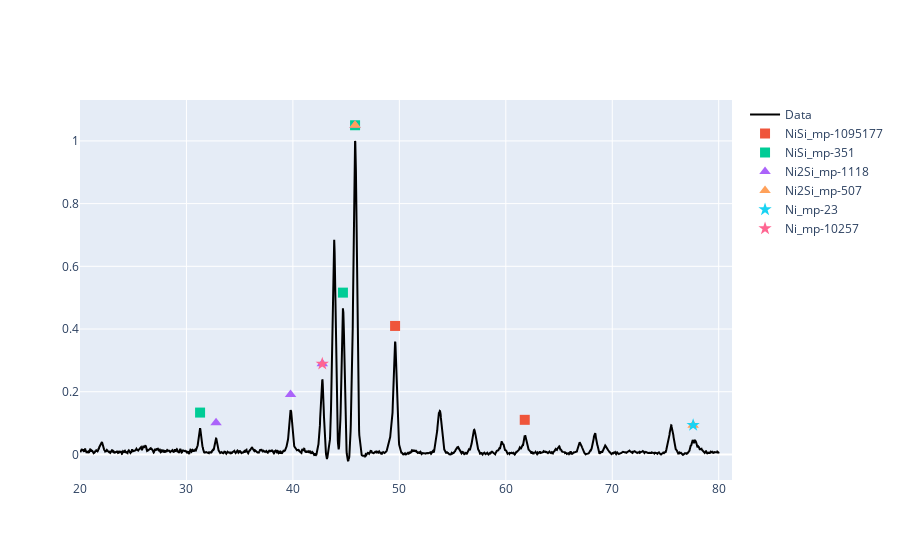

Source (notebook cell):
### Markdown cell above
|Phase|material_id|shape|  |   |   |   |   |   |  |  |  |  |  |
|---|---|---|---|---|---|---|---|---|---|---|---|---|---|
|$NiSi_2$|mp-2291   | Cubic | 28.68  |  47.72 | 56.63  | 69.78  | 77.12 |  |  |  |  |  |  |
|$NiSi$|mp-1095177  | Cubic | 27.77  |  34.46 | 40.00  | 44.97  | 49.54 | 61.74 | 65.48 | 69.12 | 76.15 | 79.58 |  |
|$NiSi$|mp-351      | Ortho | 31.33 | 34.87 | 35.97 | 44.53 | 46.01 | 47.57 | 52.35 | 56 | 76.29 | 79.6 |  |
|$Ni_2Si$|mp-1118   | Ortho | 27.25 | 32.85 | 39.87 | 42.83 | 44.12 | 45.94 | 49.25 | 54.07 | 68.86 | 76.14 | 78.78 |
|$NiSi_2$|mp-507    | hex   | 32.28 | 45.72 | 46.88 | 67.57 | 77.62 |  |  |  |  |  |  |
|$Ni$   |mp-23      | Cubic | 45.15 | 52.63 | 77.65 |  |  |  |  |  |  |  |  |
|$Ni$   |mp-10257   | hex   | 42.61 | 44.45 | 48.36 | 63.27 | 77.99 |  |  |  |  |  |  |

### Code cell
reference_phases = [
    {"phase": "NiSi2", "id": "mp-2291", "peaks": [28.68, 47.72, 56.63, 69.78, 77.12]},
    {"phase": "NiSi", "id": "mp-1095177", "peaks": [27.77, 34.46, 40.00, 44.97, 49.54, 61.74, 65.48, 69.12, 76.15, 79.58]},
    {"phase": "NiSi", "id": "mp-351", "peaks": [31.33, 34.87, 35.97, 44.53, 46.01, 47.57, 52.35, 56, 76.29, 79.6]},
    {"phase": "Ni2Si", "id": "mp-1118", "peaks": [27.25, 32.85, 39.87, 42.83, 44.12, 45.94, 49.25, 54.07, 68.86, 76.14, 78.78]},
    {"phase": "Ni2Si", "id": "mp-507", "peaks": [32.28, 45.72, 46.88, 67.57, 77.62]},
    {"phase": "Ni", "id": "mp-23", "peaks": [45.15, 52.63, 77.65]},
    {"phase": "Ni", "id": "mp-10257", "peaks": [42.61, 44.45, 48.36, 63.27, 77.99]},
]

# Your experimental peaks found via find_peaks
exp_peaks = data['Angle'].iloc[peaks].values 

tolerance = 0.2  # Degrees 2-theta
results = {}

for ref in reference_phases:
    matched_angles = []
    for p_ref in ref['peaks']:
        # Find if any experimental peak is within the tolerance of the reference peak
        diff = np.abs(exp_peaks - p_ref)
        if np.any(diff <= tolerance):
            # Get the actual experimental angle that matched
            best_match = exp_peaks[np.argmin(diff)]
            matched_angles.append(best_match)
    
    results[f"{ref['phase']}_{ref['id']}"] = matched_angles

print(results)

fig = go.Figure()

# Plot the raw data
fig.add_trace(go.Scatter(x=data['Angle'], y=data['intensity_norm'], name='Data', line=dict(color='black')))

# Define marker styles
styles = {'NiSi2': 'circle', 'NiSi': 'square', 'Ni2Si': 'triangle-up', 'Ni': 'star'}

for label, matched_peaks in results.items():
    if not matched_peaks: continue
    
    phase_name = label.split('_')[0]
    
    # Filter intensities for these specific matched peaks
    # We find the index in the original 'data' where the angle matches our matched_peaks
    y_vals = data.set_index('Angle').loc[matched_peaks]['intensity_norm']
    
    fig.add_trace(go.Scatter(
        x=matched_peaks,
        y=y_vals + 0.05, # Offset for visibility
        mode='markers',
        marker=dict(symbol=styles.get(phase_name, 'cross'), size=10),
        name=label
    ))

fig.show()

### Figure 1 — Plotly figure (JSON) as saved in the notebook; plotly's stock layout.template omitted (floating-point values rounded to 4 significant figures; data arrays with more than 128 entries replaced by an {"elided": "..."} marker saying what was removed)
{"data": [{"line": {"color": "black"}, "name": "Data", "type": "scatter", "x": {"elided": "3001 float values"}, "y": {"elided": "3001 float values"}}, {"marker": {"size": 10, "symbol": "square"}, "mode": "markers", "name": "NiSi_mp-1095177", "type": "scatter", "x": [49.6, 61.78], "y": [0.4098, 0.1103]}, {"marker": {"size": 10, "symbol": "square"}, "mode": "markers", "name": "NiSi_mp-351", "type": "scatter", "x": [31.28, 44.7, 45.84], "y": [0.1335, 0.5161, 1.05]}, {"marker": {"size": 10, "symbol": "triangle-up"}, "mode": "markers", "name": "Ni2Si_mp-1118", "type": "scatter", "x": [32.78, 39.78, 42.76, 45.84], "y": [0.1008, 0.1912, 0.289, 1.05]}, {"marker": {"size": 10, "symbol": "triangle-up"}, "mode": "markers", "name": "Ni2Si_mp-507", "type": "scatter", "x": [45.84, 77.6], "y": [1.05, 0.0933]}, {"marker": {"size": 10, "symbol": "star"}, "mode": "markers", "name": "Ni_mp-23", "type": "scatter", "x": [77.6], "y": [0.0933]}, {"marker": {"size": 10, "symbol": "star"}, "mode": "markers", "name": "Ni_mp-10257", "type": "scatter", "x": [42.76], "y": [0.289]}], "layout": {}}
